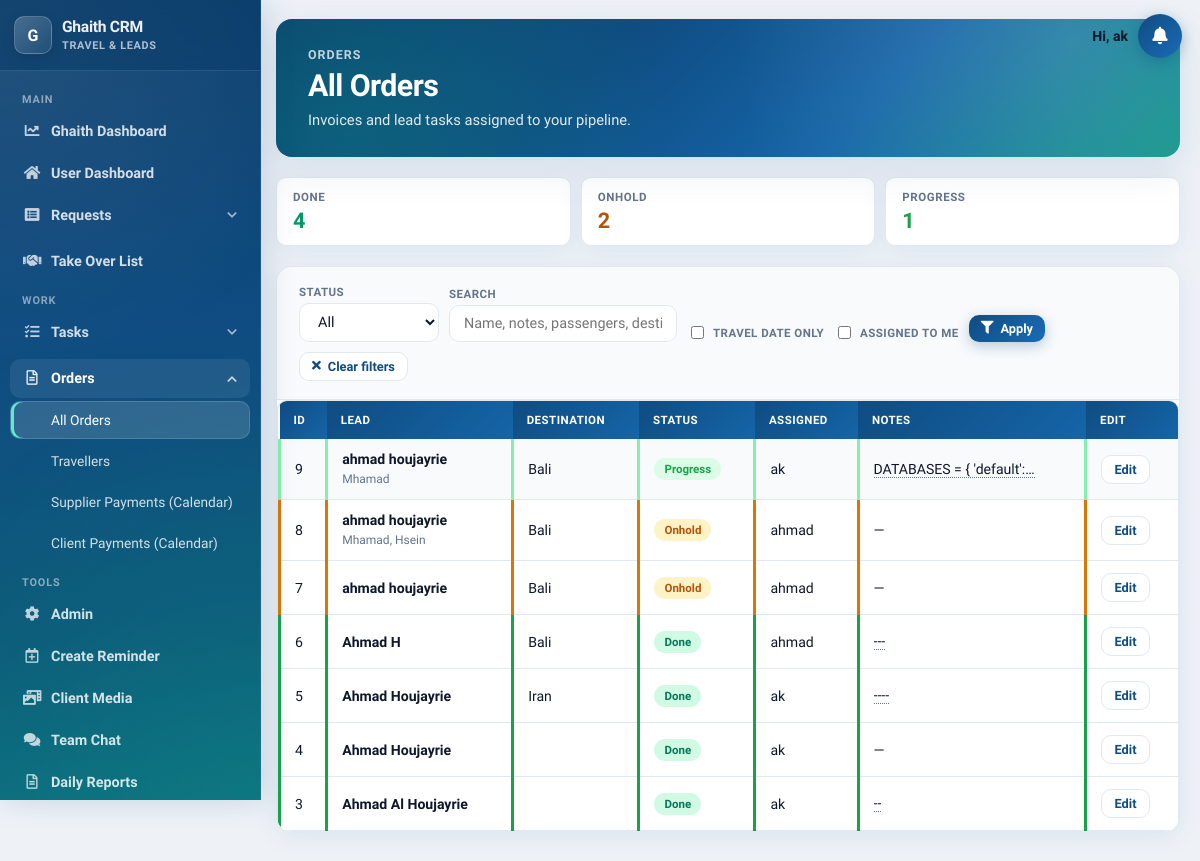
Page /tasks/leads/current/ (signed in) on the committed database.
### tasks/models.py (models this page shows, shortened)
class LeadTask(models.Model):
    PAYMENT_CH = [
        ('installment', 'Installment'),
        ('full', 'Full'),
    ]
    STATUS_CHOICES = [
        ('onhold', 'On Hold'),
        ('progress', 'In Progress'),
        ('done', 'Done'),
        ('cancelled', 'Cancelled'),
    ]
    lead = models.ForeignKey('display.Lead', on_delete=models.CASCADE)
    assigned_to = models.ForeignKey(User, on_delete=models.CASCADE)
    payment = models.CharField(max_length=100, choices=PAYMENT_CH, blank=True)
    status = models.CharField(max_length=100, choices=STATUS_CHOICES)
    notes = models.TextField(blank=True, null=True)
    travel_date = models.DateTimeField(null=True, blank=True)
    return_date = models.DateTimeField(null=True, blank=True)
    date_of_birth = models.DateField(null=True, blank=True)
    passport_expiry_date = models.DateField(null=True, blank=True)

### display/models.py (models this page shows, shortened)
class Lead(models.Model):
    reason_of_travel = models.TextField(blank=True, null=True)
    why_this_destination = models.TextField(blank=True, null=True)
    travel_dates_flexible = models.BooleanField(blank=True, default=False)
    budget_range_from = models.PositiveIntegerField(blank=True, null=True)
    budget_range_to = models.PositiveIntegerField(blank=True, null=True)
    name = models.CharField(max_length=100)
    email = models.EmailField(blank=True, null=True)
    country_code = models.CharField(max_length=5, default='+961')
    phone = models.CharField(max_length=15)
    CHANNEL_CHOICES = [
        ('', 'Select Channel'),
        ('Facebook', 'Facebook'),
        ('Whatsapp', 'Whatsapp'),
        ('Referral', 'Referral'),
        ('Direct', 'Direct'),
        ('Website', 'Website'),
        ('Instagram', 'Instagram'),
    ]
    channel = models.CharField(max_length=100, choices=CHANNEL_CHOICES, blank=True)
    SERVICE_CHOICES = [
        ('hotel', 'Hotel'),
        ('ticket', 'Ticket'),
        ('visa', 'Visa'),
        ('package', 'Package'),
        ('travel insurance', 'Travel Insurance'),
    ]
    STATUS_CHOICES = [
        ('onhold', 'On Hold'),
        ('processing', 'Processing'),
        ('negotiation', 'Negotiation'),
        ('finalized', 'Finalized'),
        ('followup', 'Follow-Up'),
        ('done', 'Unqualified'),
    ]
    type_of_service = models.CharField(max_length=50, choices=SERVICE_CHOICES, blank=True, default='')
    status = models.CharField(max_length=50, choices=STATUS_CHOICES, blank=True, default='onhold')
    status_changed_at = models.DateTimeField(null=True, blank=True)
    destination = models.CharField(max_length=200, blank=True, choices=get_destination_choices)
    pax = models.CharField(max_length=100, blank=True, default='')
    duration = models.CharField(max_length=200, blank=True, default='')
    travel_date_from = models.DateField(blank=True, null=True)
    travel_date_to = models.DateField(blank=True, null=True)
    selling_price = models.CharField(max_length=200, blank=True)
    net = models.CharField(max_length=200, blank=True, default='')
    profit = models.CharField(max_length=200, blank=True)
    date_notes = models.TextField(blank=True, null=True)
    special_request = models.TextField(blank=True)
    urgent = models.BooleanField(default=False)
    assignment_notes = models.TextField(blank=True)
    supplier = models.CharField(max_length=200, blank=True)
    sold = models.BooleanField(blank=True, default=False)
    lost = models.BooleanField(blank=True, default=False)
    finalization_notes = models.TextField(blank=True, null=True)
    assigned_to = models.ForeignKey(User, on_delete=models.CASCADE, related_name="current")
    assigned_at = models.DateTimeField(null=True, blank=True)
    attachments = models.ManyToManyField(Attachment, blank=True)
    follow_up = models.DateField(blank=True, null=True)
    created_at = models.DateTimeField(auto_now_add=True, editable=False)
    last_modified = models.DateTimeField(auto_now=True, editable=True)
    takeover = models.BooleanField(default=True)
    special_takeover = models.BooleanField(default=False)  # New field
    takeover_added_at = models.DateTimeField(null=True, blank=True)
    period = models.PositiveIntegerField(default=20)
    is_archived = models.BooleanField(default=False)
    offer_prepared = models.BooleanField(default=False)
    offer_details = models.TextField(blank=True, null=True)
    moved_to_negotiation = models.BooleanField(default=False)  # New field

class LeadPassenger(models.Model):
    lead = models.ForeignKey(Lead, on_delete=models.CASCADE, related_name='passengers')
    name = models.CharField(max_length=100)
    class Meta:
        ordering = ['id']

### tasks/views.py (the view, shortened to what this page needs)
# urls.py: path('leads/current/', views.current_leadtasks, name='current_lead_tasks'),
@login_required(login_url="/login/")
def current_leadtasks(request):
    status_choices = LeadTask.STATUS_CHOICES
    selected_status = request.GET.get('status', '')
    search_query = request.GET.get('search', '')
    travel_date_only = request.GET.get('travel_date_only', '') == 'on'
    assigned_to_me = request.GET.get('assigned_to_me', '') == 'on'
    if request.user.is_staff and not assigned_to_me:
        lead_tasks = LeadTask.objects.all()
    else:
        lead_tasks = LeadTask.objects.filter(assigned_to=request.user)
    if selected_status:
        lead_tasks = lead_tasks.filter(status=selected_status)
    if travel_date_only:
        lead_tasks = lead_tasks.filter(travel_date__isnull=False)
    lead_tasks = lead_tasks.select_related('lead', 'assigned_to').prefetch_related('lead__passengers').order_by('-pk')
    if request.user.is_staff and not assigned_to_me:
        all_lead_tasks = LeadTask.objects.all()
    else:
        all_lead_tasks = LeadTask.objects.filter(assigned_to=request.user)
    status_counts = dict(Counter(all_lead_tasks.values_list('status', flat=True)))
    return render(request, 'leadtasks.html', {
        'data': lead_tasks,
        'status_choices': status_choices,
        'selected_status': selected_status,
        'search_query': search_query,  # Pass the search query to the template
        'status_counts': status_counts,
        'travel_date_only': travel_date_only,
        'assigned_to_me': assigned_to_me,
        'is_staff': request.user.is_staff,
    })

### tasks/templates/leadtasks.html (shortened to what this page needs)
<!DOCTYPE html>
<html lang="en">
<head>
</head>
<body>
{% include 'navbar.html' %}
<div class="req-wrap">
    <header class="req-hero">
        <div class="req-hero__bg"></div>
        <div class="req-hero__content">
            <div class="req-hero__eyebrow">Orders</div>
            <h1 class="req-hero__title">All Orders</h1>
            <p class="req-hero__sub">Invoices and lead tasks assigned to your pipeline.</p>
        </div>
    </header>
    <div class="req-stats">
        {% for status, count in status_counts.items %}
        <div class="req-stat req-stat--{{ status }}">
            <span class="req-stat__label">{{ status }}</span>
            <span class="req-stat__value">{{ count }}</span>
        </div>
        {% endfor %}
    </div>
    <div class="req-card">
        <div class="req-filters">
            <form method="GET" action="{% url 'current_lead_tasks' %}">
                <div class="req-filter-group">
                    <span class="req-filter-label">Status</span>
                    <select id="status" name="status" class="req-select">
                        <option value="">All</option>
                    </select>
                </div>
                <div class="req-filter-group">
                    <span class="req-filter-label">Search</span>
                    <input type="text" id="search" name="search" placeholder="Name, notes, passengers, destination…" class="req-input" value="{{ search_query }}">
                </div>
                <label class="req-filter-group" style="flex-direction:row;align-items:center;gap:6px;padding-top:18px">
                    <input type="checkbox" id="travel_date_only" name="travel_date_only" {% if travel_date_only %}checked{% endif %}>
                    <span class="req-filter-label" style="margin:0">Travel date only</span>
                </label>
                <label class="req-filter-group" style="flex-direction:row;align-items:center;gap:6px;padding-top:18px">
                    <input type="checkbox" id="assigned_to_me" name="assigned_to_me" {% if assigned_to_me or not is_staff %}checked{% endif %}>
                    <span class="req-filter-label" style="margin:0">Assigned to me</span>
                </label>
                <button type="submit" class="req-btn req-btn--primary req-btn--sm"><i class="fas fa-filter"></i> Apply</button>
                <a href="{% url 'current_lead_tasks' %}" class="req-btn req-btn--outline req-btn--sm"><i class="fas fa-times"></i> Clear filters</a>
            </form>
        </div>
        <div class="req-table-wrap">
            <table class="req-table data-table">
                <thead>
                    <tr>
                        <th>ID</th>
                        <th>Lead</th>
                        <th>Destination</th>
                        <th>Status</th>
                        <th>Assigned</th>
                        <th>Notes</th>
                        <th>Edit</th>
                    </tr>
                </thead>
                <tbody>
                    {% for lead_task in data %}
                    <tr class="{{ lead_task.status }}">
                        <td data-label="ID">{{ lead_task.pk }}</td>
                        <td data-label="Lead">
                            <strong>{{ lead_task.lead.name }}</strong>
                            {% with passengers=lead_task.lead.passengers.all %}
                            {% if passengers %}
                            <span class="req-lead-passengers">{% for p in passengers %}{{ p.name }}{% if not forloop.last %}, {% endif %}{% endfor %}</span>
                            {% endif %}
                            {% endwith %}
                        </td>
                        <td data-label="Destination">{{ lead_task.lead.destination }}</td>
                        <td data-label="Status"><span class="req-status-pill req-status-pill--{{ lead_task.status }}">{{ lead_task.status }}</span></td>
                        <td data-label="Assigned">{{ lead_task.assigned_to.username }}</td>
                        <td data-label="Notes">
                            {% if lead_task.notes %}
                            {% include 'shared/table_tooltip.html' with text=lead_task.notes max_length=30 %}
                            {% elif lead_task.lead.finalization_notes %}
                            {% include 'shared/table_tooltip.html' with text=lead_task.lead.finalization_notes max_length=30 %}
                            {% else %}—{% endif %}
                        </td>
                        <td data-label="Edit"><a href="{% url 'edit_lead_tasks' lead_task.pk %}" class="req-btn req-btn--outline req-btn--sm">Edit</a></td>
                    </tr>
                    {% empty %}
                    <tr><td colspan="7"><div class="req-empty"><i class="fas fa-inbox"></i>No orders found.</div></td></tr>
                    {% endfor %}
                </tbody>
            </table>
        </div>
    </div>
</div>
</body>
</html>

### display/templates/shared/notification_bell.html (shortened to what this page needs)
{% load static %}
{% if user.is_authenticated %}
<link rel="stylesheet" href="{% static 'css/crm-notifications.css' %}">
<div class="crm-notify" id="crmNotify">
  <span class="crm-notify__greeting">Hi, {% if user.get_full_name %}{{ user.get_full_name }}{% else %}{{ user.username }}{% endif %}</span>
  <button type="button" class="crm-notify__bell" id="crmNotifyBell" aria-label="Notifications" aria-expanded="false">
    <i class="fas fa-bell"></i>
  </button>
</div>
{% endif %}

### display/templates/shared/table_tooltip.html (shortened to what this page needs)
{% if text %}
<span class="req-table-tip" tabindex="0" aria-describedby="">
    <span class="req-table-tip__label">{{ text|truncatechars:max_length }}</span>
</span>
{% else %}—{% endif %}

### static/css/app-modern-global.css (style rules this page uses)
body.has-unified-nav { font-family: var(--req-font, 'Plus Jakarta Sans', system-ui, sans-serif); background: var(--req-bg, #eef2f7); color: var(--req-text, #0f172a); margin: 0; padding: 0 20px 48px 276px !important; min-height: 100vh; -webkit-font-smoothing: antialiased; }
body.has-unified-nav .container, body.has-unified-nav .req-wrap { max-width: 1280px; margin: 0 auto; padding: 0; width: 100%; box-sizing: border-box; }
body.has-unified-nav .filter-select, body.has-unified-nav .filter-input, body.has-unified-nav .search-input, body.has-unified-nav input[type="text"], body.has-unified-nav input[type="date"], body.has-unified-nav input[type="month"], body.has-unified-nav input[type="datetime-local"], body.has-unified-nav input[type="email"], body.has-unified-nav input[type="number"], body.has-unified-nav select, body.has-unified-nav textarea, body.has-unified-nav .form-control { border: 1.5px solid var(--req-border); border-radius: var(--req-radius-sm); padding: 9px 14px; font-family: var(--req-font); font-size: .9rem; color: var(--req-text); background: #fff; box-sizing: border-box; }
body.has-unified-nav .table-responsive, body.has-unified-nav .req-table-wrap, body.has-unified-nav .table-wrapper { overflow-x: auto; -webkit-overflow-scrolling: touch; border: 1px solid var(--req-border); border-radius: var(--req-radius-sm); background: var(--req-surface); }
body.has-unified-nav .data-table, body.has-unified-nav .req-table, body.has-unified-nav .table, body.has-unified-nav .list-table, body.has-unified-nav .payment-table, body.has-unified-nav .attach-table { width: 100%; border-collapse: collapse; font-size: .88rem; margin-bottom: 0; }
body.has-unified-nav .data-table thead th, body.has-unified-nav .req-table thead th, body.has-unified-nav .table thead th, body.has-unified-nav .list-table thead th { background: linear-gradient(135deg, #0f4c81, #1565a8); color: #fff; font-size: .72rem; font-weight: 700; text-transform: uppercase; letter-spacing: .04em; padding: 12px 14px; text-align: left; white-space: nowrap; border: none; }
body.has-unified-nav .data-table tbody td, body.has-unified-nav .req-table tbody td, body.has-unified-nav .table tbody td, body.has-unified-nav .list-table tbody td { padding: 12px 14px; border-bottom: 1px solid var(--req-border); vertical-align: middle; }
body.has-unified-nav .progress { height: 28px; border-radius: 999px; background: var(--req-surface-2); overflow: hidden; }

### static/css/crm-notifications.css (style rules this page uses)
.crm-notify { position: fixed; top: 14px; right: 18px; z-index: 1003; display: flex; align-items: center; gap: 10px; }
.crm-notify__greeting { font-size: 0.88rem; font-weight: 700; color: var(--req-text, #0f172a); white-space: nowrap; max-width: 200px; overflow: hidden; text-overflow: ellipsis; font-family: var(--req-font, 'Plus Jakarta Sans', system-ui, sans-serif); }
.crm-notify__bell { position: relative; width: 44px; height: 44px; border: 0; border-radius: 50%; background: linear-gradient(135deg, var(--req-primary, #0f4c81), var(--req-primary-light, #1a6bb5)); color: #fff; font-size: 1.1rem; cursor: pointer; box-shadow: 0 4px 14px rgba(15, 76, 129, 0.35); }

### rows in the picture
LeadTask: status "PROGRESS", assigned_to "1", pk "9", lead.name "ahmad houjayrie", lead.destination "Bali", status "Progress", assigned_to.username "ak", notes "DATABASES = { 'default':…"
LeadPassenger: name "Mhamad"
LeadTask: pk "8", lead.name "ahmad houjayrie", lead.destination "Bali", status "Onhold", assigned_to.username "ahmad"
LeadPassenger: name "Mhamad"
LeadPassenger: name "Hsein"
LeadTask: pk "7", lead.name "ahmad houjayrie", lead.destination "Bali", status "Onhold", assigned_to.username "ahmad"
LeadTask: pk "6", lead.name "Ahmad H", lead.destination "Bali", status "Done", assigned_to.username "ahmad"
Lead: finalization_notes "---"
LeadTask: pk "5", lead.name "Ahmad Houjayrie", lead.destination "Iran", status "Done", assigned_to.username "ak"
Lead: finalization_notes "----"
LeadTask: pk "4", lead.name "Ahmad Houjayrie", status "Done", assigned_to.username "ak"
LeadTask: pk "3", lead.name "Ahmad Al Houjayrie", status "Done", assigned_to.username "ak", notes "--"

### other values in the picture
{{ user.username }} "ak"
{{ status }} "DONE" "ONHOLD"
{{ count }} "4" "2"
